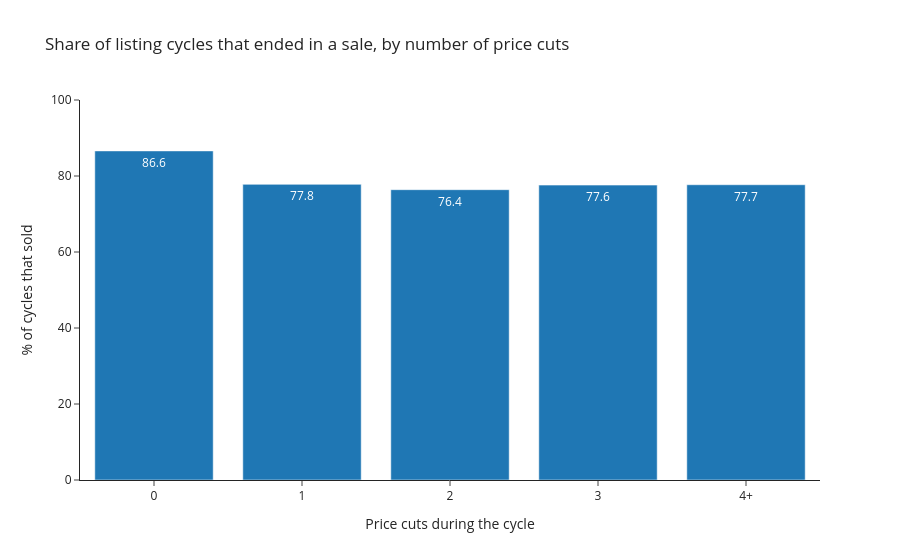

Here is the notebook cell this chart was saved with:
### Markdown cell above
Do price cuts signal a listing that will not sell? To answer that we need the
cycles that did not sell too, so we go back to `cycle_df` (all cycles, not
only the sold ones) and keep every cycle with a recorded outcome: a sale or a
removal.

### Code cell
outcome = cycle_df[(cycle_df["ended_sold"] == 1) | (cycle_df["ended_removed"] == 1)].copy()
outcome["cuts"] = outcome["n_price_cuts"].clip(upper=4).astype(str).replace({"4": "4+"})
print(f"{len(outcome):,} of {len(cycle_df):,} cycles ended in a sale or a removal")

cut_effect = outcome.groupby("cuts", as_index=False).agg(
    cycles=("ended_sold", "size"), pct_sold=("ended_sold", "mean")
)
cut_effect["pct_sold"] = (cut_effect["pct_sold"] * 100).round(1)

fig = px.bar(
    cut_effect,
    x="cuts",
    y="pct_sold",
    text="pct_sold",
    title="Share of listing cycles that ended in a sale, by number of price cuts",
    labels={"cuts": "Price cuts during the cycle", "pct_sold": "% of cycles that sold"},
)
fig.update_yaxes(range=[0, 100])
fig.show()

cut_effect

### Figure 1 — Plotly figure (JSON) as saved in the notebook; plotly's stock layout.template omitted (floating-point values rounded to 4 significant figures)
{"data": [{"hovertemplate": "Price cuts during the cycle=%{x}<br>% of cycles that sold=%{text}<extra></extra>", "legendgroup": "", "marker": {"color": "#1F77B4", "pattern": {"shape": ""}}, "name": "", "orientation": "v", "showlegend": false, "text": [86.6, 77.8, 76.4, 77.6, 77.7], "textposition": "auto", "type": "bar", "x": ["0", "1", "2", "3", "4+"], "xaxis": "x", "y": [86.6, 77.8, 76.4, 77.6, 77.7], "yaxis": "y"}], "layout": {"barmode": "relative", "legend": {"tracegroupgap": 0}, "title": {"text": "Share of listing cycles that ended in a sale, by number of price cuts"}, "xaxis": {"anchor": "y", "domain": [0.0, 1.0], "title": {"text": "Price cuts during the cycle"}}, "yaxis": {"anchor": "x", "domain": [0.0, 1.0], "range": [0, 100], "title": {"text": "% of cycles that sold"}}}}
